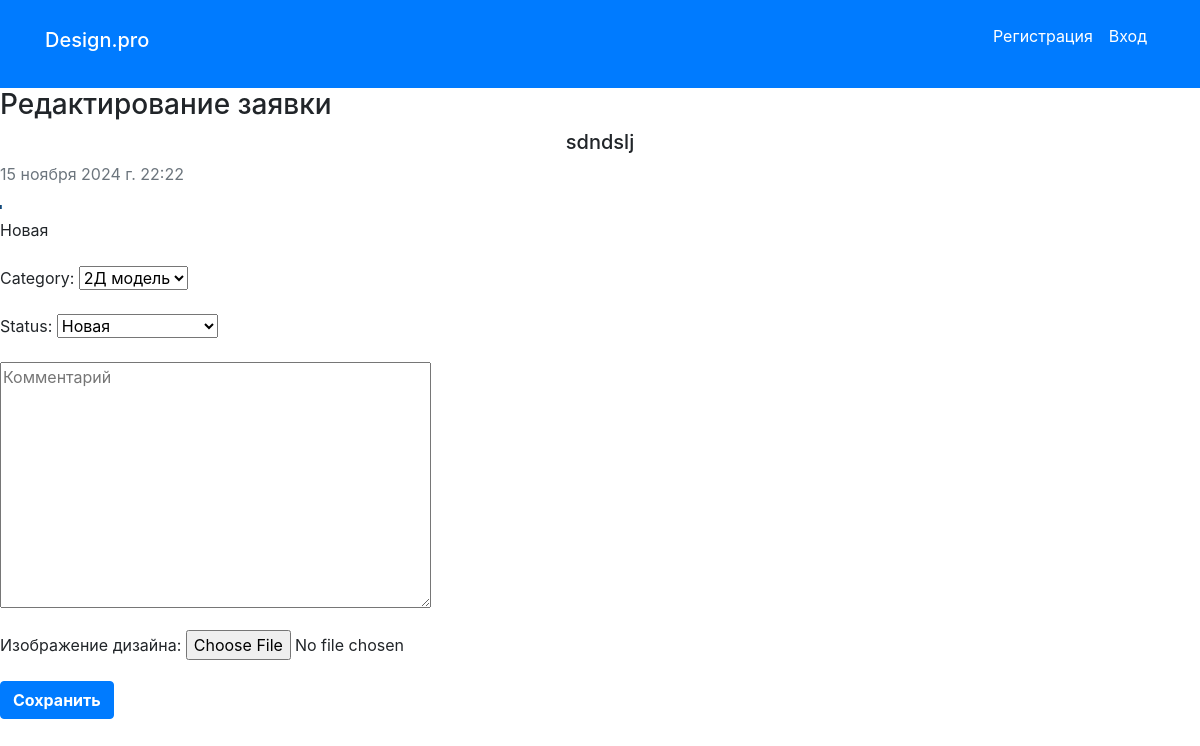
/catalog/app/2/edit/, run on the app's committed database.
### catalog/models.py (models this page shows, shortened)
class Application(models.Model):
    STATUS_CHOICES = [
        ('new', 'Новая'),
        ('work', 'Принято в работу'),
        ('done', 'Выполнено'),
    ]
    title = models.CharField(max_length=200)
    description = models.TextField()
    category = models.ForeignKey(Category, on_delete=models.CASCADE)
    photo = models.ImageField(upload_to='photos/', max_length=200)
    created_at = models.DateTimeField(auto_now_add=True)
    status = models.CharField(max_length=10, choices=STATUS_CHOICES, default='new')
    creator = models.ForeignKey(User, on_delete=models.CASCADE, null=True, blank=True)  # Add this line
    def time_created_f(self):
        return self.created_at

### catalog/views.py (the view)
# urls.py: path('app/<int:pk>/edit/', EditApp.as_view(), name='edit_app'),
class EditApp(UpdateView, PermissionRequiredMixin):
    permission_required = 'catalog.can_edit_status'
    model = Application
    template_name = 'catalog/edit_app.html'
    form_class = EditAppForm
    success_url = reverse_lazy('all_apps')

### catalog/forms.py (shortened to what this page needs)
class EditAppForm(forms.ModelForm):
    design_comment = forms.CharField(required=False, max_length=200, label='', widget=forms.Textarea(attrs={'placeholder': 'Комментарий'}))
    design_photo = forms.FileField(required=False, label='Изображение дизайна', validators=[FileExtensionValidator(allowed_extensions=['jpg', 'jpeg', 'png', 'bmp'])])
    class Meta:
        model = Application
        fields = ['category', 'status', 'design_comment', 'design_photo']

### catalog/models.py (called while the page is built)
    def __str__(self):
        return self.name

### catalog/templates/catalog/edit_app.html (shortened to what this page needs)
{% extends "basic.html" %}
{% block content %}
    <h3>Редактирование заявки</h3>
    <div class="app-display-card app-display-card-edit">
        <div>
            <p class="mb-2 h5 text-center">{{ object.title }}</p>
            <p class="text-secondary mt-1 mb-1">{{ object.time_created_f }}</p>
        </div>
        <div>
            {% if object.photo %}
                <img src="{{ object.photo.url }}" alt="{{ object.title }}" class="app-display-img"/>
            {% endif %}
            <p>{{ object.get_status_display }}</p>
        </div>
    </div>
    <form method="post" novalidate enctype="multipart/form-data" class="mt-4">
        {{ form.as_p }}
        <button type="submit" class="btn btn-primary font-weight-bold mb-5">Сохранить</button>
    </form>
{% endblock %}

### data on the page
Application: title "sdndslj", time_created_f "15 ноября 2024 г. 22:22", photo (picture), status "Новая", category "2Д модель"
